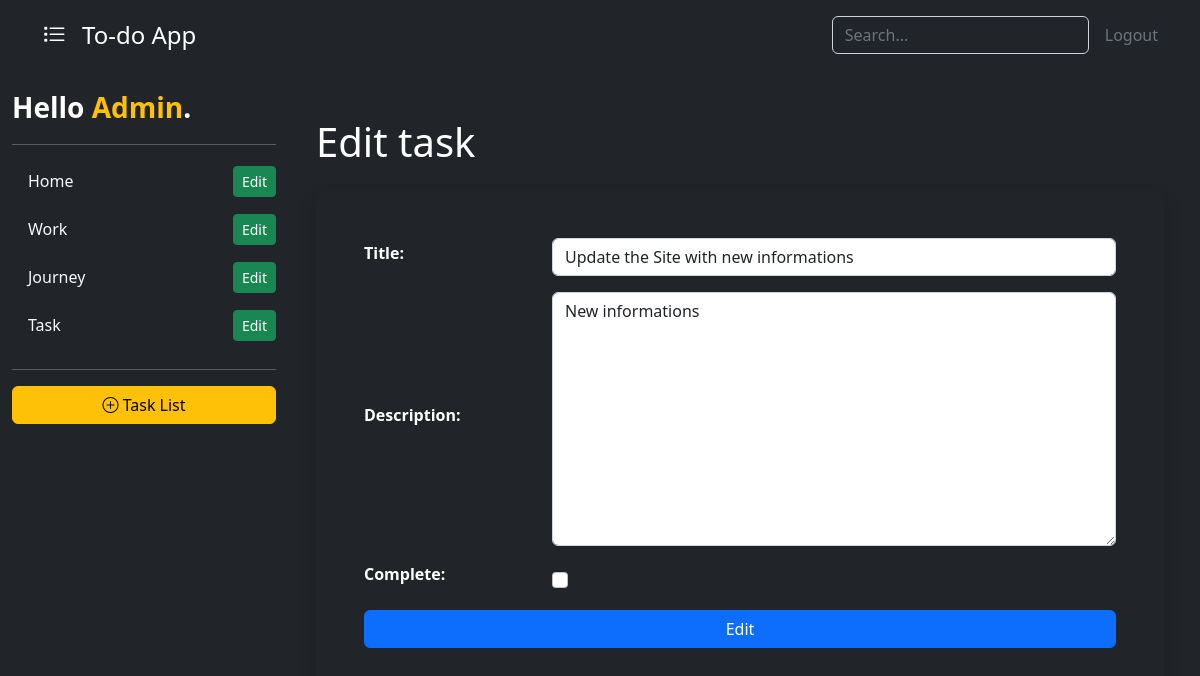
/task-update/19/ (signed in), run on an earlier commit of the app's database.
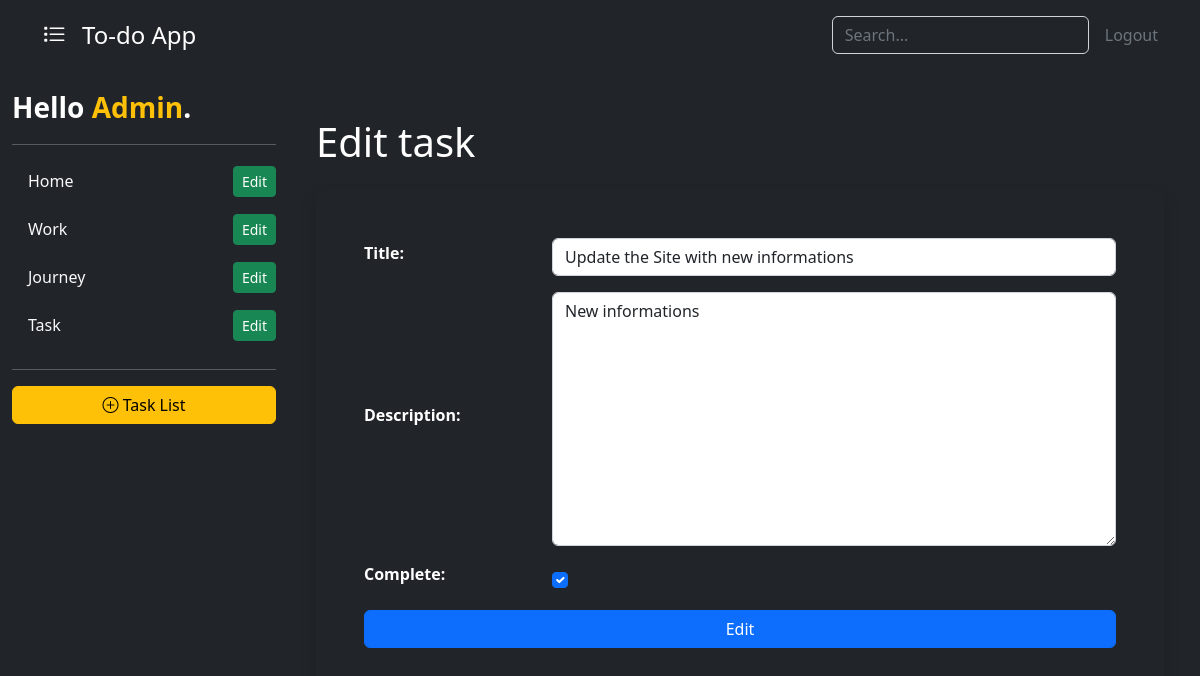
And on a later commit of the database.
### base/models.py (models this page shows, shortened)
class Task(models.Model):
    task_list = models.ForeignKey(TaskList, on_delete=models.CASCADE, null=True, blank=True)
    user = models.ForeignKey(User, on_delete=models.CASCADE, null=True, blank=True)
    title = models.CharField(max_length=250)
    description = models.TextField(null=True, blank=True)
    PRIORITY_CHOICES = [
        ('I', 'Important'),
        ('NI', 'Not Important'),
        ('VI', 'Very Important'),
    ]
    priority = models.CharField(
        max_length=2,
        choices=PRIORITY_CHOICES,
        default='NI',
    )
    complete = models.BooleanField(default=False)
    created = models.DateTimeField(auto_now_add=True)
    class Meta:
        ordering = ['complete']

### base/views.py (the view, shortened to what this page needs)
class TaskUpdate(LoginRequiredMixin, UpdateView):
    model = Task
    fields = ['title', 'description', 'complete']
    success_url = reverse_lazy('tasks')
    def get_context_data(self, **kwargs):
        context = super().get_context_data(**kwargs)
        context["task_lists"] = TaskList.objects.filter(user=self.request.user)
        context['header'] = 'Edit task'
        return context

### base/models.py (called while the page is built)
    def __str__(self):
        return self.title

### base/templates/base/task_form.html (shortened to what this page needs)
{% extends 'base/task_list.html' %}
{% block content %}
<div class="container pt-4" style="min-height: 100vh;">
    <div class="d-flex align-items-center justify-content-between mb-3">
        <h1 class="text-center">{{ header }}</h1>
    </div>
    <form method="POST" class="p-5 rounded-2 shadow" id="form">
        {{ form.as_div }}
        {% if 'Edit' in header %}
            <input type="submit" value="Edit">
        {% else %}
            <input type="submit" value="Create">
        {% endif %}
    </form>
</div>
{% endblock content %}

What changed in the data, as far as the page shows it:
changed Task "Update the Site with new informations": complete "☐" → "☑"
